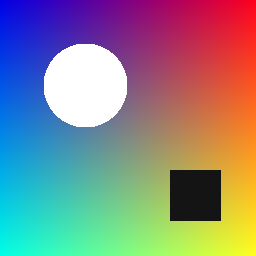
#> input picture images/sample.png, 256 x 256 px
$ python demo_step4.py
#> lines starting #> are read from the running program, lines starting #| are printed output that depends on the picture; after the words box and inside, x2 and y2 are one past the last pixel; in counts of white or black regions, pixels touching at a corner belong together
### utils.py
"""
utils.py
Image I/O and helpers shared by all filter modules.

Convention used everywhere in the project:
    an RGB image is a NumPy array of shape (H, W, 3), dtype float, values 0-255.
"""

import numpy as np
from PIL import Image


def load_image(path):
    """Load an image file as a float RGB array of shape (H, W, 3)."""
#> called with path = 'images/sample.png'
    return np.asarray(Image.open(path).convert("RGB"), dtype=float)


def save_image(img, path):
    """Clip to 0-255, convert to uint8 and save."""
    Image.fromarray(to_uint8(img)).save(path)


def to_uint8(img):
    """Clip values to the valid pixel range and cast to uint8."""
    return np.clip(np.rint(img), 0, 255).astype(np.uint8)


# [32 lines left out: functions apply_color_matrix, make_sample_image, not called in this run]

### convolution_filters.py
"""
convolution_filters.py
Blur, sharpen, edge detection and emboss written as MATRIX operations.

Two equivalent matrix views of convolution (both implemented here):

1) im2col  - every pixel's k x k neighbourhood is flattened into one row of a
   matrix P with shape (H*W, k*k). Then  output = P @ kernel_vector.

2) convolution matrix T - for an image flattened into a vector x (length H*W),
   filtering is one big matrix-vector product  y = T @ x.
   T has shape (H*W, H*W) and every row holds the kernel weights for one pixel.
   Because it is a matrix, we can ask whether it is invertible (deblurring!).

Borders use zero padding so both views match exactly.
Convolution flips the kernel (rotates it 180 deg) before sliding it. For
symmetric kernels (blur, sharpen) this changes nothing; for Sobel it only
flips the sign, which disappears in the edge magnitude.
"""

import numpy as np


# ----------------------------------------------------------------- the kernels
def identity_kernel():
    k = np.zeros((3, 3)); k[1, 1] = 1
    return k


def box_blur_kernel(size=3):
    """Every neighbour weighted equally; weights sum to 1 (keeps brightness)."""
    return np.ones((size, size)) / (size * size)


def gaussian_kernel(size=5, sigma=1.0):
    """Weights fall off with distance from the centre: exp(-(x^2+y^2)/(2 sigma^2))."""
    r = np.arange(size) - (size - 1) / 2
    xx, yy = np.meshgrid(r, r)
    g = np.exp(-(xx ** 2 + yy ** 2) / (2 * sigma ** 2))
    return g / g.sum()


def sharpen_kernel():
    """Identity + (identity - blur)-like boost of the centre. Sums to 1."""
    return np.array([[0, -1, 0],
                     [-1, 5, -1],
                     [0, -1, 0]], dtype=float)


def sobel_x_kernel():
    """Responds to horizontal intensity change -> vertical edges."""
    return np.array([[-1, 0, 1],
                     [-2, 0, 2],
                     [-1, 0, 1]], dtype=float)


def sobel_y_kernel():
    return sobel_x_kernel().T


def laplacian_kernel():
    """Second-derivative edge detector; weights sum to 0 (flat areas -> 0)."""
    return np.array([[0, 1, 0],
                     [1, -4, 1],
                     [0, 1, 0]], dtype=float)


def emboss_kernel():
    return np.array([[-2, -1, 0],
                     [-1, 1, 1],
                     [0, 1, 2]], dtype=float)


# --------------------------------------------------- view 1: im2col + matmul
def im2col(channel, k):
    """Turn an (H, W) array into a matrix of shape (H*W, k*k).

    Row r holds the k x k neighbourhood around pixel r (zero padded),
    flattened left-to-right, top-to-bottom.
    """
    h, w = channel.shape
    pad = k // 2
    padded = np.pad(channel, pad, mode="constant")
    cols = np.empty((h * w, k * k))
    idx = 0
    for dy in range(k):
        for dx in range(k):
            cols[:, idx] = padded[dy:dy + h, dx:dx + w].ravel()
            idx += 1
    return cols


def convolve_channel(channel, kernel):
    """Convolve one (H, W) channel: im2col matrix times the flipped kernel vector."""
    k = kernel.shape[0]
    P = im2col(channel, k)
    kvec = np.flip(kernel).ravel()          # flip = true convolution
    return (P @ kvec).reshape(channel.shape)


def convolve(img, kernel, bias=0.0):
    """Apply a kernel to a grayscale (H, W) or colour (H, W, 3) image."""
    if img.ndim == 2:
        return convolve_channel(img, kernel) + bias
    out = np.stack([convolve_channel(img[..., c], kernel) for c in range(img.shape[2])], axis=-1)
    return out + bias


# ------------------------------------------- view 2: one big convolution matrix
def convolution_matrix(kernel, h, w):
    """Build T of shape (h*w, h*w) so that  T @ image.ravel() == convolve(image).ravel().

    Row for output pixel (i, j) holds, in the columns of the input pixels it
    reads, the matching (flipped) kernel weights. Intended for SMALL images
    (T has (h*w)^2 entries).
    """
    k = kernel.shape[0]
    pad = k // 2
    kf = np.flip(kernel)
    T = np.zeros((h * w, h * w))
    for i in range(h):
        for j in range(w):
            row = i * w + j
            for dy in range(k):
                for dx in range(k):
                    ii, jj = i + dy - pad, j + dx - pad
                    if 0 <= ii < h and 0 <= jj < w:
                        T[row, ii * w + jj] = kf[dy, dx]
    return T


# ------------------------------------------------------------ edge detection
def to_gray(img):
    return img @ np.array([0.299, 0.587, 0.114])


def sobel_edges(img):
    """Gradient magnitude sqrt(Gx^2 + Gy^2) scaled to 0-255. Returns (mag, gx, gy)."""
    gray = to_gray(img) if img.ndim == 3 else img
    gx = convolve(gray, sobel_x_kernel())
#> after the loop in im2col, `for dy in range(k):`: idx = 9
#> in convolve_channel, `kvec = np.flip(kernel).ravel()`: kvec = [1, 0, -1, 2, 0, -2, 1, 0, -1]
    gy = convolve(gray, sobel_y_kernel())
    mag = np.sqrt(gx ** 2 + gy ** 2)
    if mag.max() > 0:
        mag = mag / mag.max() * 255
    return mag, gx, gy


# ------------------------------------------------------------------- registry
# name -> (kernel, bias added after convolution)
FILTERS = {
    "Box blur 5x5": (box_blur_kernel(5), 0.0),
    "Gaussian blur": (gaussian_kernel(5, 1.2), 0.0),
    "Sharpen": (sharpen_kernel(), 0.0),
    "Laplacian": (laplacian_kernel(), 128.0),
    "Emboss": (emboss_kernel(), 128.0),
}


def apply_filter(img, name):
    kernel, bias = FILTERS[name]
    return convolve(img, kernel, bias), kernel

### matrix_ops.py
"""
matrix_ops.py
Hand-written linear algebra core for the Photo Filter project.

Everything here is implemented from first principles (no np.linalg.* inside the
algorithms) so each step can be explained in the viva. NumPy is used only as a
container for the numbers and for verification in tests.
"""

import numpy as np

MACHINE_EPS = np.finfo(float).eps   # ~2.2e-16, smallest relative step of a float


def _pivot_tolerance(M):
    """Pivots smaller than this count as zero.

    The threshold is RELATIVE to the size of the matrix entries (n * eps * max|a_ij|),
    not a fixed number. A fixed threshold wrongly calls 1e-13 * I singular and
    wrongly accepts a huge matrix whose pivots are tiny relative to its entries."""
    n = M.shape[0]
    return n * MACHINE_EPS * float(np.max(np.abs(M)))


# ---------------------------------------------------------------- multiplication
# [48 lines left out: functions matmul, determinant, not called in this run]


# ---------------------------------------------------------------------- inverse
def inverse(A):
    """Inverse via Gauss-Jordan elimination on the augmented matrix [A | I].

    Row operations turn [A | I] into [I | A^-1]. Raises ValueError if A is
    singular (no pivot available), because then A^-1 does not exist.
    """
    M = np.array(A, dtype=float)
    n = _check_square(M)
    aug = np.hstack([M, np.eye(n)])
    tol = _pivot_tolerance(M)

    for col in range(n):
        # 1. partial pivoting: pick the largest entry in this column
        pivot = col + int(np.argmax(np.abs(aug[col:, col])))
        if abs(aug[pivot, col]) <= tol:
            raise ValueError("Matrix is singular: inverse does not exist")
        if pivot != col:
            aug[[col, pivot]] = aug[[pivot, col]]

        # 2. scale pivot row so the pivot becomes 1
        aug[col] /= aug[col, col]

        # 3. eliminate this column from every other row
        for row in range(n):
            if row != col:
                aug[row] -= aug[row, col] * aug[col]

    return aug[:, n:]


# ------------------------------------------------------------ conditioning / norm
def norm_1(A):
    """Matrix 1-norm: maximum absolute column sum."""
    A = np.asarray(A, dtype=float)
    return float(np.max(np.sum(np.abs(A), axis=0)))


def condition_number(A):
    """cond(A) = ||A||_1 * ||A^-1||_1. Large value => small errors get amplified
    when inverting, so recovered images will be noisier. Returns inf if singular."""
    try:
        return norm_1(A) * norm_1(inverse(A))
    except ValueError:
        return float("inf")


def is_invertible(A):
    """A square matrix is invertible exactly when det(A) != 0, i.e. when
    Gauss-Jordan finds a pivot in every column.

    We test it by attempting the inversion rather than checking |det| against a threshold:
    the size of a determinant depends on the matrix scale (a 49x49 blur matrix
    has det ~ 1e-47 yet is perfectly invertible), so a fixed threshold on det
    gives wrong answers. cond(A) tells you HOW invertible it is."""
    try:
        inverse(A)
        return True
    except ValueError:
        return False


# ---------------------------------------------------------------------- helpers
def _check_square(M):
    if M.ndim != 2 or M.shape[0] != M.shape[1]:
        raise ValueError("Matrix must be square")
    return M.shape[0]


# [7 lines that do not run on import are left out]

### demo_step4.py
"""Step 4 demo: convolution filters, edge detection, and the matrix views of convolution."""

import os

import matplotlib
matplotlib.use("Agg")
import matplotlib.pyplot as plt
import numpy as np

import convolution_filters as cv
import matrix_ops as mo
from utils import load_image, make_sample_image, save_image, to_uint8

HERE = os.path.dirname(os.path.abspath(__file__))
IMG_PATH = os.path.join(HERE, "images", "sample.png")
OUT_DIR = os.path.join(HERE, "outputs")
os.makedirs(OUT_DIR, exist_ok=True)

if not os.path.exists(IMG_PATH):
    os.makedirs(os.path.dirname(IMG_PATH), exist_ok=True)
    save_image(make_sample_image(), IMG_PATH)
img = load_image(IMG_PATH)

# ------------------------------------------------ 1. filter grid
names = list(cv.FILTERS)
mag, gx, gy = cv.sobel_edges(img)

fig, axes = plt.subplots(2, 4, figsize=(14, 7))
axes = axes.ravel()
axes[0].imshow(to_uint8(img)); axes[0].set_title("Original")
#> in to_uint8, returned value is the input picture: shape (256, 256, 3); mean R, G, B 134.9, 134.9, 135.5
for ax, name in zip(axes[1:], names):
    out, kernel = cv.apply_filter(img, name)
    ax.imshow(to_uint8(out)); ax.set_title(f"{name}\nkernel sum = {kernel.sum():.2f}")
#> this loop made 5 passes
#> kernel on passes 3 to 4: [[0, -1, 0], [-1, 5, -1], [0, -1, 0]], [[0, 1, 0], [1, -4, 1], [0, 1, 0]]
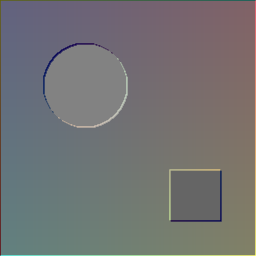
#> out: shape (256, 256, 3) float64; mean R, G, B 259.9, 259.9, 265.8; drawn with min black and max white
axes[6].imshow(mag, cmap="gray"); axes[6].set_title("Sobel edges\n sqrt(Gx² + Gy²)")
axes[7].imshow(to_uint8(cv.convolve(img, cv.identity_kernel()))); axes[7].set_title("Identity kernel\n(unchanged)")
#> in im2col (call 19), `padded = np.pad(channel, pad, mode="constant")`:
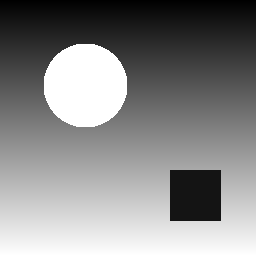
#> channel: shape (256, 256) float64; min 0, max 255, mean 134.9
#> after the loop in im2col (call 19), `for dy in range(k):`: idx = 9
for ax in axes:
    ax.axis("off")
plt.tight_layout()
plt.savefig(os.path.join(OUT_DIR, "step4_filters.png"), dpi=110)
plt.close()
print("Saved outputs/step4_filters.png")

# ------------------------------------------------ 2. verify against SciPy
gray = cv.to_gray(img)
mine = cv.convolve(gray, cv.gaussian_kernel(5, 1.2))
#> in im2col (call 21), `padded = np.pad(channel, pad, mode="constant")`:
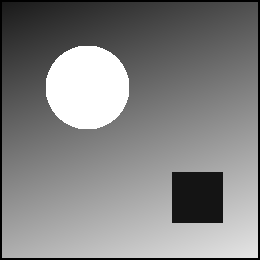
#> padded: shape (260, 260) float64; min 0, max 255, mean 130.8
#> after the loop in im2col (call 21), `for dy in range(k):`: idx = 25
try:
    from scipy.signal import convolve2d
    ref = convolve2d(gray, cv.gaussian_kernel(5, 1.2), mode="same", boundary="fill")
    print(f"\nim2col vs SciPy convolve2d (Gaussian): max difference = {np.abs(mine - ref).max():.2e}")
#| im2col vs SciPy convolve2d (Gaussian): max difference = 1.14e-13
    mine_s = cv.convolve(gray, cv.sobel_x_kernel())
    ref_s = convolve2d(gray, cv.sobel_x_kernel(), mode="same", boundary="fill")
    print(f"im2col vs SciPy convolve2d (Sobel x):  max difference = {np.abs(mine_s - ref_s).max():.2e}")
#| im2col vs SciPy convolve2d (Sobel x):  max difference = 1.14e-13
except ImportError:
    print("\nSciPy not installed - skipping SciPy comparison")

# ------------------------------------------------ 3. convolution as ONE big matrix
def report(name, kern, h, w, patch):
    T = cv.convolution_matrix(kern, h, w)
    via_T = (T @ patch.ravel()).reshape(h, w)
    err = np.abs(via_T - cv.convolve(patch, kern)).max()
    cond = mo.condition_number(T)
    print(f"{name:22s} T is {T.shape[0]}x{T.shape[1]} | T@vec(img) vs im2col diff = {err:.1e} "
          f"| invertible = {mo.is_invertible(T)} | cond = {cond:.3g}")

print("\nConvolution as one big matrix T (7x7 patch -> T is 49x49):")
p7 = gray[100:107, 100:107]
report("Box blur 3x3", cv.box_blur_kernel(3), 7, 7, p7)
#> in convolution_matrix, `kf = np.flip(kernel)`: kf = [[0.111, 0.111, 0.111], [0.111, 0.111, 0.111], [0.111, 0.111, 0.111]]
#> after the loop in convolution_matrix, `for i in range(h):`: T: shape (49, 49) float64; values 0 (black) and 0.111 (white), 15% white in thin lines or dots
#> in report, `err = np.abs(via_T - cv.convolve(patch, kern)).max()`: err = 0
#> in inverse, `n = _check_square(M)`: n = 49
#> in inverse, `tol = _pivot_tolerance(M)`: tol = 1.21e-15
#> the loop in inverse, `for col in range(n):` made 49 passes
#> pivot on passes 1 to 12: 0, 2, 2, 3, 5, 5, 6, 14, 16, 15, 17, 19
#> in report, `cond = mo.condition_number(T)`: cond = 225
#> the loop in inverse (call 2), `for col in range(n):` made 49 passes
#| Box blur 3x3           T is 49x49 | T@vec(img) vs im2col diff = 0.0e+00 | invertible = True | cond = 225
report("Gaussian blur 5x5", cv.gaussian_kernel(5, 1.2), 7, 7, p7)
#> after the loop in im2col (call 24), `for dy in range(k):`:
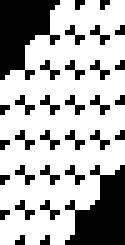
#> cols: shape (49, 25) float64 (shown 5 times larger); 68.7% white; 32 black regions (30 under 20 px), largest, box (x1, y1, x2, y2) and area: (0, 0, 12, 16) 120, (13, 33, 25, 49) 120
#> after the loop in im2col (call 24), `for dy in range(k):`: idx = 25
#> the loop in inverse (call 4), `for col in range(n):` made 49 passes
#| Gaussian blur 5x5      T is 49x49 | T@vec(img) vs im2col diff = 2.8e-14 | invertible = True | cond = 6.44e+03
report("Sharpen", cv.sharpen_kernel(), 7, 7, p7)
#| Sharpen                T is 49x49 | T@vec(img) vs im2col diff = 0.0e+00 | invertible = True | cond = 8.31

print("\nSame box blur on an 8x8 patch (T is 64x64):")
p8 = gray[100:108, 100:108]
report("Box blur 3x3 (8x8)", cv.box_blur_kernel(3), 8, 8, p8)
#> call 4 of convolution_matrix, with kernel = array of shape (3, 3), h = 8, w = 8
#> after the loop in convolution_matrix (call 4), `for i in range(h):`:
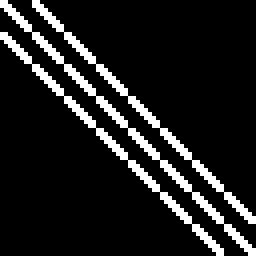
#> T: shape (64, 64) float64 (shown 4 times larger); values 0 (black) and 0.111 (white), 11.8% white in thin lines or dots
#> in inverse (call 7), `n = _check_square(M)`: n = 64
#> in inverse (call 7), `aug = np.hstack([M, np.eye(n)])`:
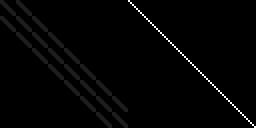
#> aug: shape (64, 128) float64 (shown 2 times larger); min 0, max 1, mean 0.0144
#> in inverse (call 7), `tol = _pivot_tolerance(M)`: tol = 1.58e-15
#> the loop in inverse (call 4), `for col in range(n):` made 8 passes
#> after the loop in inverse (call 4), `for col in range(n):`:
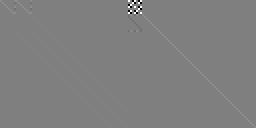
#> aug: shape (64, 128) float64 (shown 2 times larger); 1.76% of pixels changed, all inside (x1, y1, x2, y2) = (0, 0, 71, 16); drawn with min black and max white
#| Box blur 3x3 (8x8)     T is 64x64 | T@vec(img) vs im2col diff = 0.0e+00 | invertible = False | cond = inf
print("  -> exactly singular: a 3-tap box blur of width n has a zero eigenvalue when (n+1) is divisible by 3.")
print("\nTakeaway for Step 5: blur matrices are ill-conditioned (Gaussian worst), so deblurring")
print("by inversion amplifies noise; sharpen is well-conditioned and easy to undo.")
